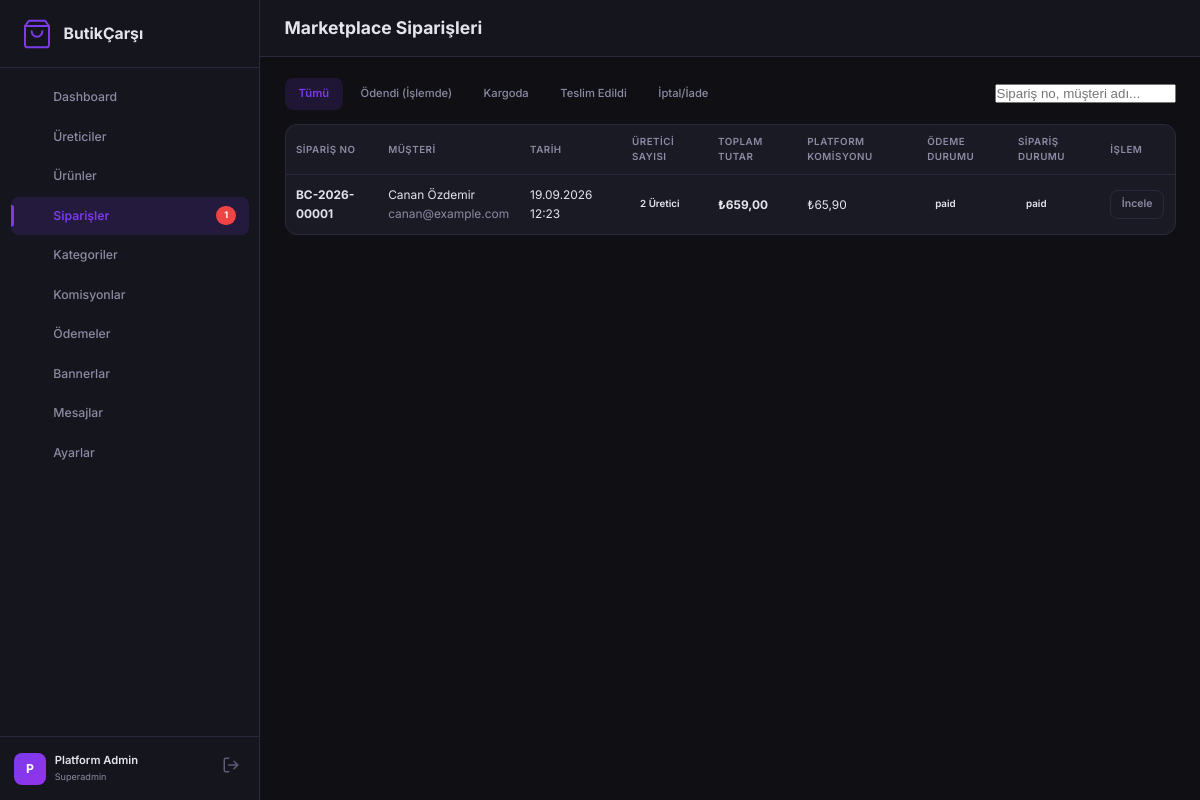
/panel/admin/orders.php (signed in), run on the app's committed database.
### tables this page shows
CREATE TABLE IF NOT EXISTS orders (
    id INT AUTO_INCREMENT PRIMARY KEY,
    order_number VARCHAR(50) NOT NULL UNIQUE,
    customer_name VARCHAR(255) NOT NULL,
    customer_email VARCHAR(255) NOT NULL,
    customer_phone VARCHAR(50),
    customer_note TEXT,
    shipping_address TEXT NOT NULL,
    shipping_city VARCHAR(100),
    shipping_district VARCHAR(100),
    shipping_zip VARCHAR(20),
    billing_address TEXT,
    subtotal DECIMAL(10,2) NOT NULL,
    shipping_total DECIMAL(10,2) DEFAULT 0,
    commission_total DECIMAL(10,2) DEFAULT 0,
    discount_total DECIMAL(10,2) DEFAULT 0,
    grand_total DECIMAL(10,2) NOT NULL,
    currency VARCHAR(3) DEFAULT 'TRY',
    iyzico_payment_id VARCHAR(100),
    iyzico_conversation_id VARCHAR(100),
    iyzico_fraud_status VARCHAR(50),
    iyzico_token VARCHAR(255),
    status ENUM('pending','paid','processing','partially_shipped','shipped','delivered','cancelled','refunded') DEFAULT 'pending',
    payment_status ENUM('pending','paid','failed','refunded','held') DEFAULT 'pending',
    ip_address VARCHAR(45),
    created_at TIMESTAMP DEFAULT CURRENT_TIMESTAMP,
    updated_at TIMESTAMP DEFAULT CURRENT_TIMESTAMP ON UPDATE CURRENT_TIMESTAMP,
    INDEX idx_order_status (status),
    INDEX idx_order_payment (payment_status),
    INDEX idx_order_date (created_at)
);

### panel/core/Database.php (called while the page is built, shortened)
<?php
class Database {
    private static ?PDO $pdo = null;
    public static function connect(): PDO {
        if (self::$pdo !== null) {
            return self::$pdo;
        }
        $connection = Config::get('DB_CONNECTION', 'auto');
        $host       = Config::get('DB_HOST', 'localhost');
        $db         = Config::get('DB_NAME', 'butikcarsi_db');
        $user       = Config::get('DB_USER', 'root');
        $pass       = Config::get('DB_PASS', '');
        $port       = Config::get('DB_PORT', '3306');
        $options = [
            PDO::ATTR_ERRMODE            => PDO::ERRMODE_EXCEPTION,
            PDO::ATTR_DEFAULT_FETCH_MODE => PDO::FETCH_ASSOC,
            PDO::ATTR_EMULATE_PREPARES   => false,
        ];
        if ($connection === 'mysql' || $connection === 'auto') {
            try {
                $dsn = "mysql:host={$host};port={$port};dbname={$db};charset=utf8mb4";
                self::$pdo = new PDO($dsn, $user, $pass, $options);
                return self::$pdo;
            } catch (PDOException $e) {
                if ($e->getCode() == 1049 || strpos($e->getMessage(), 'Unknown database') !== false) {
                    try {
                        $rawPdo = new PDO("mysql:host={$host};port={$port};charset=utf8mb4", $user, $pass, $options);
                        $rawPdo->exec("CREATE DATABASE IF NOT EXISTS `{$db}` CHARACTER SET utf8mb4 COLLATE utf8mb4_unicode_ci");
                        self::$pdo = new PDO("mysql:host={$host};port={$port};dbname={$db};charset=utf8mb4", $user, $pass, $options);
                        self::$driver = 'mysql';
                        self::initializeSchema(self::$pdo, 'mysql');
                        return self::$pdo;
                    } catch (Exception $ex) {
                    }
                }
                if ($connection === 'mysql') {
                    throw new Exception("MySQL Bağlantı Hatası ({$host}/{$db}): " . $e->getMessage());
                }
            }
        }
    }
    public static function queryAll(string $sql, array $params = []): array {
        $stmt = self::connect()->prepare($sql);
        $stmt->execute($params);
        return $stmt->fetchAll();
    }
}

### panel/admin/orders.php (the view, shortened to what this page needs)
<?php
require_once __DIR__ . '/includes/header.php';
require_once __DIR__ . '/includes/sidebar.php';
$filterStatus = $_GET['status'] ?? 'all';
$search = trim($_GET['q'] ?? '');
$where = ["1=1"];
$params = [];
$whereSql = implode(' AND ', $where);
$orders = Database::queryAll("
    SELECT o.*,
           (SELECT COUNT(*) FROM order_sub_orders WHERE order_id = o.id) as suborder_count,
           (SELECT COUNT(*) FROM order_items WHERE order_id = o.id) as item_count
    FROM orders o
    WHERE $whereSql
    ORDER BY o.id DESC
", $params);
?>
<main class="admin-main">
    <div class="admin-topbar">
        <h2 class="page-title">Marketplace Siparişleri</h2>
    </div>
    <div class="admin-content">
        <div class="filter-bar">
            <div class="filter-tabs">
                <a href="?status=all" class="filter-tab <?= $filterStatus === 'all' ? 'active' : '' ?>">Tümü</a>
                <a href="?status=paid" class="filter-tab <?= $filterStatus === 'paid' ? 'active' : '' ?>">Ödendi (İşlemde)</a>
                <a href="?status=shipped" class="filter-tab <?= $filterStatus === 'shipped' ? 'active' : '' ?>">Kargoda</a>
                <a href="?status=delivered" class="filter-tab <?= $filterStatus === 'delivered' ? 'active' : '' ?>">Teslim Edildi</a>
                <a href="?status=cancelled" class="filter-tab <?= $filterStatus === 'cancelled' ? 'active' : '' ?>">İptal/İade</a>
            </div>
            <form method="GET" class="search-form">
                <input type="text" name="q" placeholder="Sipariş no, müşteri adı..." value="<?= htmlspecialchars($search) ?>" class="form-control">
            </form>
        </div>
        <div class="card table-card">
            <div class="table-responsive">
                <table class="data-table">
                    <thead>
                        <tr>
                            <th>Sipariş No</th>
                            <th>Müşteri</th>
                            <th>Tarih</th>
                            <th>Üretici Sayısı</th>
                            <th>Toplam Tutar</th>
                            <th>Platform Komisyonu</th>
                            <th>Ödeme Durumu</th>
                            <th>Sipariş Durumu</th>
                            <th>İşlem</th>
                        </tr>
                    </thead>
                    <tbody>
                        <?php if (empty($orders)): ?>
                            <tr><td colspan="9" class="empty-state">Kayıtlı sipariş bulunamadı.</td></tr>
                        <?php else: ?>
                            <?php foreach ($orders as $o): ?>
                                <tr>
                                    <td><strong><?= htmlspecialchars($o['order_number']) ?></strong></td>
                                    <td>
                                        <div><?= htmlspecialchars($o['customer_name']) ?></div>
                                        <div class="text-muted small"><?= htmlspecialchars($o['customer_email']) ?></div>
                                    </td>
                                    <td><?= date('d.m.Y H:i', strtotime($o['created_at'])) ?></td>
                                    <td><span class="badge badge-secondary"><?= $o['suborder_count'] ?> Üretici</span></td>
                                    <td><strong>₺<?= number_format($o['grand_total'], 2, ',', '.') ?></strong></td>
                                    <td><span class="text-success font-weight-bold">₺<?= number_format($o['commission_total'], 2, ',', '.') ?></span></td>
                                    <td>
                                        <span class="badge badge-<?= $o['payment_status'] === 'paid' ? 'success' : 'warning' ?>">
                                            <?= htmlspecialchars($o['payment_status']) ?>
                                        </span>
                                    </td>
                                    <td>
                                        <span class="badge badge-info"><?= htmlspecialchars($o['status']) ?></span>
                                    </td>
                                    <td>
                                        <a href="order-detail.php?id=<?= $o['id'] ?>" class="btn btn-sm btn-outline">İncele</a>
                                    </td>
                                </tr>
                            <?php endforeach; ?>
                        <?php endif; ?>
                    </tbody>
                </table>
            </div>
        </div>
    </div>
</main>
<?php require_once __DIR__ . '/includes/footer.php'; ?>

### panel/admin/assets/css/admin.css (style rules this page uses)
* { margin: 0; padding: 0; box-sizing: border-box; }
html { font-size: 14px; }
body { font-family: var(--font); background: var(--bg-body); color: var(--text); line-height: 1.6; }
.admin-main { flex: 1; margin-left: var(--sidebar-width); min-height: 100vh; }
.admin-topbar { display: flex; align-items: center; gap: 1rem; padding: 1rem 1.75rem; border-bottom: 1px solid var(--border); background: var(--bg-sidebar); position: sticky; top: 0; z-index: 50; }
.page-title { font-size: 1.25rem; font-weight: 700; }
.admin-content { padding: 1.5rem 1.75rem; }
.card { background: var(--bg-card); border: 1px solid var(--border); border-radius: var(--radius); overflow: hidden; }
.filter-bar { display: flex; align-items: center; justify-content: space-between; margin-bottom: 1rem; gap: 1rem; flex-wrap: wrap; }
.filter-tabs { display: flex; gap: 0.25rem; flex-wrap: wrap; }
.filter-tab { padding: 0.5rem 1rem; border-radius: var(--radius-sm); color: var(--text-muted); text-decoration: none; font-size: 0.8rem; font-weight: 500; transition: var(--transition); display: inline-flex; align-items: center; gap: 0.5rem; }
.filter-tab.active { background: var(--primary-light); color: var(--primary); font-weight: 600; }
.search-form { display: flex; gap: 0.5rem; }
.data-table { width: 100%; border-collapse: collapse; }
.data-table th { text-align: left; padding: 0.625rem 0.75rem; font-size: 0.7rem; font-weight: 600; text-transform: uppercase; letter-spacing: 0.05em; color: var(--text-muted); border-bottom: 1px solid var(--border); }
.data-table td { padding: 0.75rem; border-bottom: 1px solid rgba(42,42,61,0.5); font-size: 0.85rem; vertical-align: middle; }
.data-table tbody tr { transition: var(--transition); }
.data-table tbody tr:last-child td { border-bottom: none; }
.badge { display: inline-flex; align-items: center; padding: 3px 8px; border-radius: 6px; font-size: 0.7rem; font-weight: 600; }
.btn { display: inline-flex; align-items: center; justify-content: center; gap: 0.5rem; padding: 0.5rem 1rem; border-radius: var(--radius-sm); font-size: 0.8rem; font-weight: 600; text-decoration: none; border: none; cursor: pointer; transition: var(--transition); white-space: nowrap; }
.btn-outline { background: transparent; border: 1px solid var(--border); color: var(--text-muted); }
.btn-sm { padding: 0.375rem 0.75rem; font-size: 0.75rem; }
.text-muted { color: var(--text-muted); }

### data on the page
orders: order_number "BC-2026-00001", customer_name "Canan Özdemir", customer_email "canan@example.com", created_at "19.09.2026 12:23", suborder_count "2", grand_total "659,00", commission_total "65,90", payment_status "paid", status "paid"

### other printed values
$item['label'] "Dashboard"
$item['label'] "Üreticiler"
$item['label'] "Ürünler"
$item['label'] "Siparişler"
$item['badge'] "1"
$item['label'] "Kategoriler"
$item['label'] "Komisyonlar"
$item['label'] "Ödemeler"
$item['label'] "Bannerlar"
$item['label'] "Mesajlar"
$item['label'] "Ayarlar"
mb_substr($adminName, 0, 1) "P"
$adminName "Platform Admin"
$_SESSION['admin_role'] "Superadmin"
